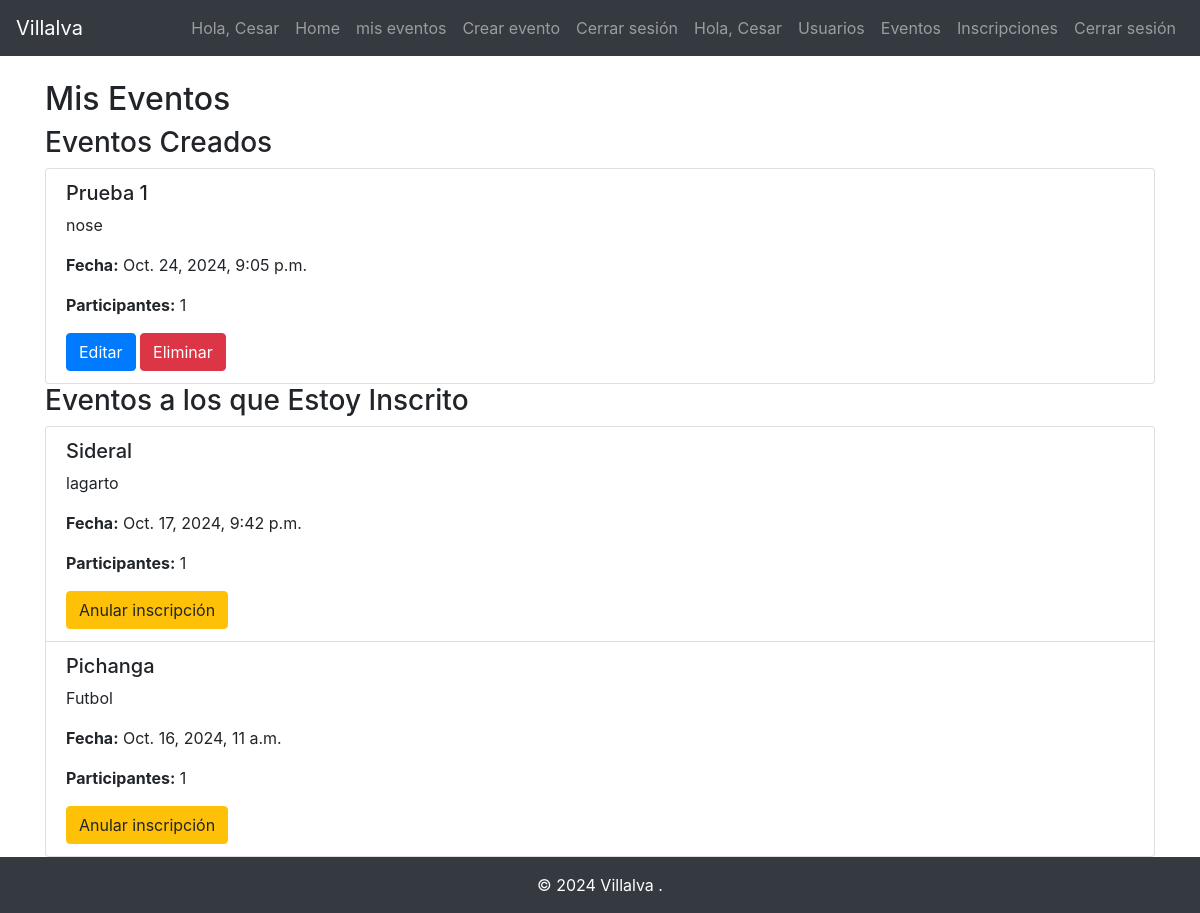
The app's page /mis-eventos/ (signed in) with its own data.
### eventos/models.py (models this page shows)
class Evento(models.Model):
    nombre = models.CharField(max_length=200)
    descripcion = models.TextField()
    fecha = models.DateTimeField()
    creador = models.ForeignKey(Usuario, on_delete=models.CASCADE)

### usuarios/views.py (the view)
    def wrapper(request, *args, **kwargs):
        if 'usuario_id' not in request.session:
            return redirect('login')
        return func(request, *args, **kwargs)

### usuarios/views.py (called while the page is built)
def login_required(func):
    def wrapper(request, *args, **kwargs):
        if 'usuario_id' not in request.session:
            return redirect('login')
        return func(request, *args, **kwargs)
    return wrapper

@login_required
def mis_eventos(request):
    usuario_id = request.session.get('usuario_id')
    eventos_creados = Evento.objects.filter(creador_id=usuario_id)
    inscripciones = Inscripcion.objects.filter(usuario_id=usuario_id).values_list('evento_id', flat=True)
    eventos_inscritos = Evento.objects.filter(id__in=inscripciones)
    for evento in eventos_creados:
        evento.numero_participantes = Inscripcion.objects.filter(evento=evento).count()
    for evento in eventos_inscritos:
        evento.numero_participantes = Inscripcion.objects.filter(evento=evento).count()
    return render(request, 'eventos/mis_eventos.html', {
        'eventos_creados': eventos_creados,
        'eventos_inscritos': eventos_inscritos
    })

### eventos/templates/eventos/mis_eventos.html (shortened to what this page needs)
{% extends 'base.html' %}
{% block content %}
<h2>Mis Eventos</h2>
<h3>Eventos Creados</h3>
<ul class="list-group">
    {% for evento in eventos_creados %}
    <li class="list-group-item">
        <h5>{{ evento.nombre }}</h5>
        <p>{{ evento.descripcion }}</p>
        <p><strong>Fecha:</strong> {{ evento.fecha }}</p>
        <p><strong>Participantes:</strong> {{ evento.numero_participantes }}</p>
        <a href="{% url 'modificar_evento' evento.id %}" class="btn btn-primary">Editar</a>
        <form action="{% url 'eliminar_evento' evento.id %}" method="post" style="display:inline;">
            <button type="submit" class="btn btn-danger">Eliminar</button>
        </form>
    </li>
    {% empty %}
    <li class="list-group-item">No has creado eventos.</li>
    {% endfor %}
</ul>
<h3>Eventos a los que Estoy Inscrito</h3>
<ul class="list-group">
    {% for evento in eventos_inscritos %}
    <li class="list-group-item">
        <h5>{{ evento.nombre }}</h5>
        <p>{{ evento.descripcion }}</p>
        <p><strong>Fecha:</strong> {{ evento.fecha }}</p>
        <p><strong>Participantes:</strong> {{ evento.numero_participantes }}</p>
        <form action="{% url 'desinscribirme_evento' evento.id %}" method="post" style="display:inline;">
            <button type="submit" class="btn btn-warning">Anular inscripción</button>
        </form>
    </li>
    {% empty %}
    <li class="list-group-item">No estás inscrito en ningún evento.</li>
    {% endfor %}
</ul>
{% endblock %}

### records on screen
Evento: nombre "Prueba 1", descripcion "nose", fecha "Oct. 24, 2024, 9:05 p.m.", numero_participantes "1"
Evento: nombre "Sideral", descripcion "lagarto", fecha "Oct. 17, 2024, 9:42 p.m.", numero_participantes "1"
Evento: nombre "Pichanga", descripcion "Futbol", fecha "Oct. 16, 2024, 11 a.m.", numero_participantes "1"

### other values on screen
{{ request.session.usuario_nombre }} "Cesar"
{{ request.session.empleado_nombre }} "Cesar"
